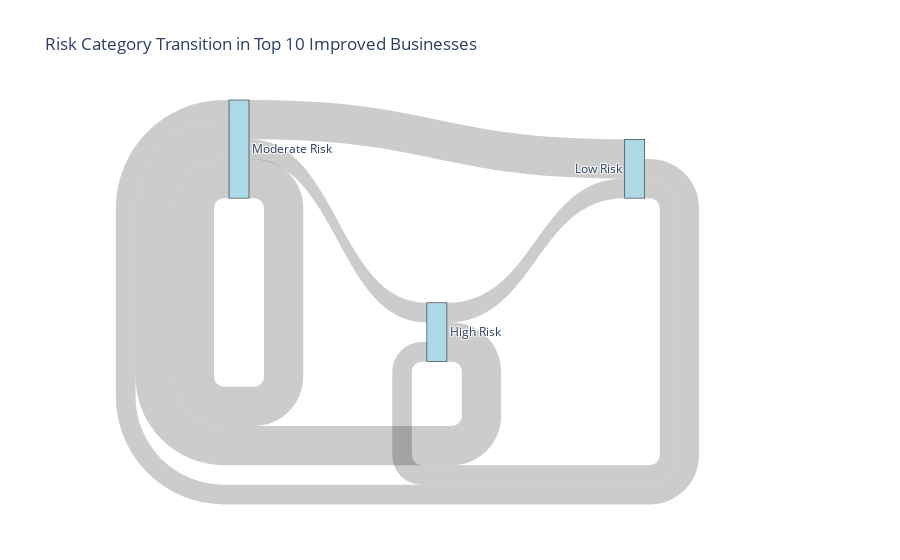

Notebook code cell kept with this figure:
### Code cell
import plotly.graph_objects as go

# Step 1: Create simplified transition labels
risk_flows = risk_summary.groupby(['initial_risk', 'final_risk']).size().reset_index(name='count')

# Step 2: Create label list and mapping
labels = list(set(risk_flows['initial_risk']).union(set(risk_flows['final_risk'])))
label_index = {label: i for i, label in enumerate(labels)}

# Step 3: Build source, target, and value lists
sources = risk_flows['initial_risk'].map(label_index).tolist()
targets = risk_flows['final_risk'].map(label_index).tolist()
values = risk_flows['count'].tolist()

# Step 4: Create Sankey diagram
fig = go.Figure(data=[go.Sankey(
    node=dict(
        pad=15,
        thickness=20,
        line=dict(color="black", width=0.5),
        label=labels,
        color="lightblue"
    ),
    link=dict(
        source=sources,
        target=targets,
        value=values,
        label=[f"{src} → {tgt}" for src, tgt in zip(risk_flows['initial_risk'], risk_flows['final_risk'])]
    )
)])

fig.update_layout(title_text="Risk Category Transition in Top 10 Improved Businesses", font_size=12)
fig.show()

### Figure 1 — Plotly figure (JSON) as saved in the notebook; plotly's stock layout.template omitted (floating-point values rounded to 4 significant figures)
{"data": [{"link": {"label": ["High Risk → Low Risk", "High Risk → Moderate Risk", "Low Risk → High Risk", "Low Risk → Moderate Risk", "Moderate Risk → High Risk", "Moderate Risk → Low Risk", "Moderate Risk → Moderate Risk"], "source": [1, 1, 2, 2, 0, 0, 0], "target": [2, 0, 1, 0, 1, 2, 0], "value": [1, 2, 1, 1, 1, 2, 2]}, "node": {"color": "lightblue", "label": ["Moderate Risk", "High Risk", "Low Risk"], "line": {"color": "black", "width": 0.5}, "pad": 15, "thickness": 20}, "type": "sankey"}], "layout": {"title": {"text": "Risk Category Transition in Top 10 Improved Businesses"}, "font": {"size": 12}}}
